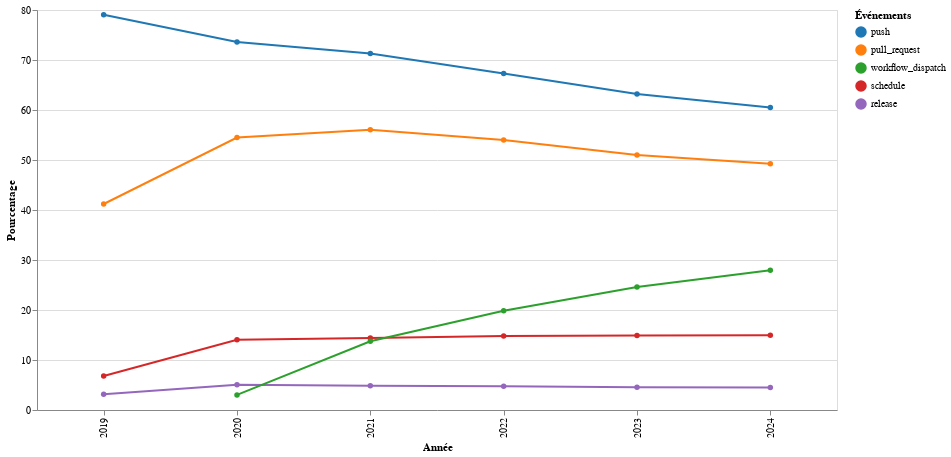
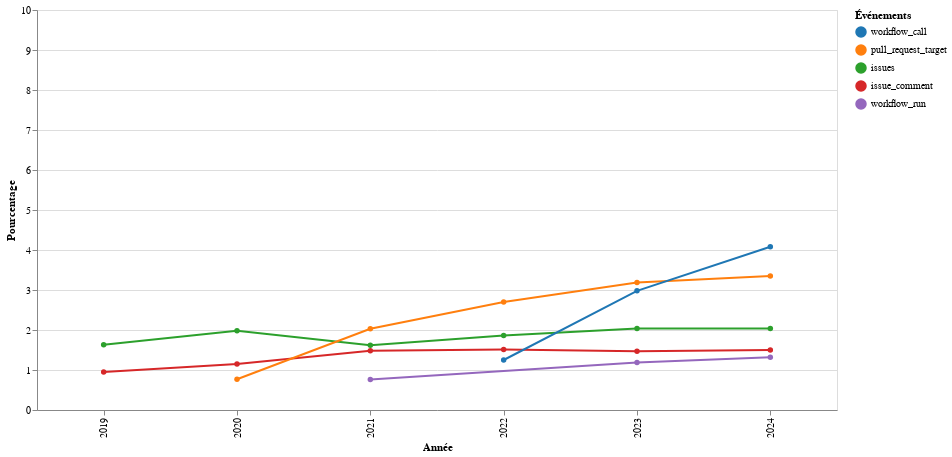

These figures' notebook cell, in order:
### Markdown cell above
## Draw a line chart of the evolution of Events proportion through the snapshots

### Code cell
data_workflow = []
data_repo = []

for year, event_df in events_dataframes:
    top_10_events = event_df.head(10)

    for _, row in top_10_events.iterrows():
        data_workflow.append({
            'Year': year,
            'Event': row['event'],
            'Percentage': row['workflow_proportion'],
        })

        data_repo.append({
            'Year': year,
            'Event': row['event'],
            'Percentage': row['repo_proportion'],
        })

workflow_df = pd.DataFrame(data_workflow)
repo_df = pd.DataFrame(data_repo)

order_event_2024 = workflow_df[workflow_df['Year'] == 2024].sort_values(by='Percentage', ascending=False)['Event'].tolist()
top5_events = order_event_2024[:5]
rest_events = order_event_2024[5:]

# Random color palette generated thanks to AI.
color_palette = [
    '#1f77b4', '#ff7f0e', '#2ca02c', '#d62728', '#9467bd',
    '#8c564b', '#e377c2', '#7f7f7f', '#bcbd22', '#17becf',
    '#aec7e8', '#ffbb78', '#98df8a', '#ff9896', '#c5b0d5',
    '#c49c94', '#f7b6d2', '#c7c7c7', '#dbdb8d', '#9edae5'
]

workflow_top_df = workflow_df[workflow_df['Event'].isin(top5_events)].copy()
workflow_rest_df = workflow_df[workflow_df['Event'].isin(rest_events)].copy()

repo_top_df = repo_df[repo_df['Event'].isin(top5_events)].copy()
repo_rest_df = repo_df[repo_df['Event'].isin(rest_events)].copy()

workflow_chart_top5 = alt.Chart(workflow_top_df).mark_line(point=True).encode(
    x=alt.X('Year:O', title="Année"),
    y=alt.Y('Percentage:Q', title="Pourcentage", scale=alt.Scale(domain=[0,80])),
    color=alt.Color('Event:N', title="Événements", sort=order_event_2024,  scale=alt.Scale(range=color_palette)),
).properties(
    width=800,
    height=400
).interactive()

workflow_chart_rest = alt.Chart(workflow_rest_df).mark_line(point=True).encode(
    x=alt.X('Year:O', title="Année"),
    y=alt.Y('Percentage:Q', title="Pourcentage", scale=alt.Scale(domain=[0,10])),
    color=alt.Color('Event:N', title="Événements", sort=order_event_2024,  scale=alt.Scale(range=color_palette)),
).properties(
    width=800,
    height=400
).interactive()

repo_chart_top5 = alt.Chart(repo_top_df).mark_line(point=True).encode(
    x=alt.X('Year:O', title="Année"),
    y=alt.Y('Percentage:Q', title="Pourcentage", scale=alt.Scale(domain=[0,100])),
    color=alt.Color('Event:N', title="Événements", sort=order_event_2024,  scale=alt.Scale(range=color_palette)),
).properties(
    width=800,
    height=400
).interactive()

repo_chart_rest = alt.Chart(repo_rest_df).mark_line(point=True).encode(
    x=alt.X('Year:O', title="Année"),
    y=alt.Y('Percentage:Q', title="Pourcentage", scale=alt.Scale(domain=[0,15])),
    color=alt.Color('Event:N', title="Événements", sort=order_event_2024,  scale=alt.Scale(range=color_palette)),
).properties(
    width=800,
    height=400
).interactive()

workflow_chart_top5.show()
workflow_chart_top5.save("../out/charts/top5_events_workflow.png")
workflow_chart_rest.show()
workflow_chart_rest.save("../out/charts/rest_events_workflow.png")
repo_chart_top5.show()
repo_chart_top5.save("../out/charts/top5_events_repo.png")
repo_chart_rest.show()
repo_chart_rest.save("../out/charts/rest_events_repo.png")

### Figure 1 — Vega-Lite specification as saved in the notebook (floating-point values rounded to 4 significant figures)
{"config": {"view": {"continuousWidth": 300, "continuousHeight": 300}}, "data": {"name": "data-11c5f31b314b55bdd7bb0c64988e7914"}, "mark": {"type": "line", "point": true}, "encoding": {"color": {"field": "Event", "scale": {"range": ["#1f77b4", "#ff7f0e", "#2ca02c", "#d62728", "#9467bd", "#8c564b", "#e377c2", "#7f7f7f", "#bcbd22", "#17becf", "#aec7e8", "#ffbb78", "#98df8a", "#ff9896", "#c5b0d5", "#c49c94", "#f7b6d2", "#c7c7c7", "#dbdb8d", "#9edae5"]}, "sort": ["push", "pull_request", "workflow_dispatch", "schedule", "release", "workflow_call", "pull_request_target", "issues", "issue_comment", "workflow_run"], "title": "Événements", "type": "nominal"}, "x": {"field": "Year", "title": "Année", "type": "ordinal"}, "y": {"field": "Percentage", "scale": {"domain": [0, 80]}, "title": "Pourcentage", "type": "quantitative"}}, "height": 400, "params": [{"name": "param_4", "select": {"type": "interval", "encodings": ["x", "y"]}, "bind": "scales"}], "width": 800, "$schema": "https://vega.github.io/schema/vega-lite/v5.20.1.json", "datasets": {"data-11c5f31b314b55bdd7bb0c64988e7914": [{"Year": 2019, "Event": "push", "Percentage": 79.03}, {"Year": 2019, "Event": "pull_request", "Percentage": 41.2}, {"Year": 2019, "Event": "schedule", "Percentage": 6.8}, {"Year": 2019, "Event": "release", "Percentage": 3.16}, {"Year": 2020, "Event": "push", "Percentage": 73.6}, {"Year": 2020, "Event": "pull_request", "Percentage": 54.5}, {"Year": 2020, "Event": "schedule", "Percentage": 14.04}, {"Year": 2020, "Event": "release", "Percentage": 5.07}, {"Year": 2020, "Event": "workflow_dispatch", "Percentage": 3.02}, {"Year": 2021, "Event": "push", "Percentage": 71.28}, {"Year": 2021, "Event": "pull_request", "Percentage": 56.03}, {"Year": 2021, "Event": "schedule", "Percentage": 14.4}, {"Year": 2021, "Event": "workflow_dispatch", "Percentage": 13.76}, {"Year": 2021, "Event": "release", "Percentage": 4.83}, {"Year": 2022, "Event": "push", "Percentage": 67.32}, {"Year": 2022, "Event": "pull_request", "Percentage": 53.98}, {"Year": 2022, "Event": "workflow_dispatch", "Percentage": 19.83}, {"Year": 2022, "Event": "schedule", "Percentage": 14.78}, {"Year": 2022, "Event": "release", "Percentage": 4.75}, {"Year": 2023, "Event": "push", "Percentage": 63.2}, {"Year": 2023, "Event": "pull_request", "Percentage": 51.01}, {"Year": 2023, "Event": "workflow_dispatch", "Percentage": 24.59}, {"Year": 2023, "Event": "schedule", "Percentage": 14.88}, {"Year": 2023, "Event": "release", "Percentage": 4.55}, {"Year": 2024, "Event": "push", "Percentage": 60.52}, {"Year": 2024, "Event": "pull_request", "Percentage": 49.27}, {"Year": 2024, "Event": "workflow_dispatch", "Percentage": 27.96}, {"Year": 2024, "Event": "schedule", "Percentage": 14.95}, {"Year": 2024, "Event": "release", "Percentage": 4.5}]}}

### Figure 2 — Vega-Lite specification as saved in the notebook (floating-point values rounded to 4 significant figures)
{"config": {"view": {"continuousWidth": 300, "continuousHeight": 300}}, "data": {"name": "data-2e711271ef4726f7e9668d4854d870c2"}, "mark": {"type": "line", "point": true}, "encoding": {"color": {"field": "Event", "scale": {"range": ["#1f77b4", "#ff7f0e", "#2ca02c", "#d62728", "#9467bd", "#8c564b", "#e377c2", "#7f7f7f", "#bcbd22", "#17becf", "#aec7e8", "#ffbb78", "#98df8a", "#ff9896", "#c5b0d5", "#c49c94", "#f7b6d2", "#c7c7c7", "#dbdb8d", "#9edae5"]}, "sort": ["push", "pull_request", "workflow_dispatch", "schedule", "release", "workflow_call", "pull_request_target", "issues", "issue_comment", "workflow_run"], "title": "Événements", "type": "nominal"}, "x": {"field": "Year", "title": "Année", "type": "ordinal"}, "y": {"field": "Percentage", "scale": {"domain": [0, 10]}, "title": "Pourcentage", "type": "quantitative"}}, "height": 400, "params": [{"name": "param_5", "select": {"type": "interval", "encodings": ["x", "y"]}, "bind": "scales"}], "width": 800, "$schema": "https://vega.github.io/schema/vega-lite/v5.20.1.json", "datasets": {"data-2e711271ef4726f7e9668d4854d870c2": [{"Year": 2019, "Event": "issues", "Percentage": 1.63}, {"Year": 2019, "Event": "issue_comment", "Percentage": 0.95}, {"Year": 2020, "Event": "issues", "Percentage": 1.98}, {"Year": 2020, "Event": "issue_comment", "Percentage": 1.15}, {"Year": 2020, "Event": "pull_request_target", "Percentage": 0.77}, {"Year": 2021, "Event": "pull_request_target", "Percentage": 2.03}, {"Year": 2021, "Event": "issues", "Percentage": 1.62}, {"Year": 2021, "Event": "issue_comment", "Percentage": 1.48}, {"Year": 2021, "Event": "workflow_run", "Percentage": 0.76}, {"Year": 2022, "Event": "pull_request_target", "Percentage": 2.7}, {"Year": 2022, "Event": "issues", "Percentage": 1.86}, {"Year": 2022, "Event": "issue_comment", "Percentage": 1.51}, {"Year": 2022, "Event": "workflow_call", "Percentage": 1.25}, {"Year": 2023, "Event": "pull_request_target", "Percentage": 3.19}, {"Year": 2023, "Event": "workflow_call", "Percentage": 2.98}, {"Year": 2023, "Event": "issues", "Percentage": 2.04}, {"Year": 2023, "Event": "issue_comment", "Percentage": 1.47}, {"Year": 2023, "Event": "workflow_run", "Percentage": 1.19}, {"Year": 2024, "Event": "workflow_call", "Percentage": 4.08}, {"Year": 2024, "Event": "pull_request_target", "Percentage": 3.35}, {"Year": 2024, "Event": "issues", "Percentage": 2.04}, {"Year": 2024, "Event": "issue_comment", "Percentage": 1.5}, {"Year": 2024, "Event": "workflow_run", "Percentage": 1.32}]}}
